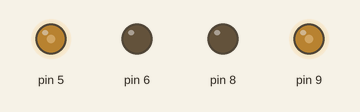
Bench run of a sketch on a simulated Arduino Uno, built with avr-gcc and run on an emulated ATmega328P. Parts: output pins drawn as LEDs (lit = HIGH).

Above: at 0.1 s.
Timing chart, 0 to 1.6 s (numbered marks = the images above):
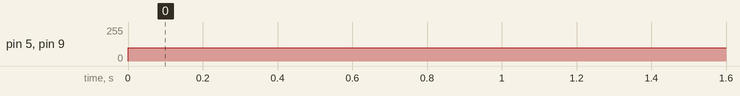

Measured:
- by itself, pin 5, pin 9: 0/255 → 100/255 at 0.00 s

The sketch:

utama.ino.ino
```cpp
#include "motor.h"
#include "RangkaBawah.h"

motor motorFR (5, 36);
motor motorFL (6, 34);
motor motorBL (8, 30);
motor motorBR (9, 32);

RangkaBawah RB ( motorFR, motorFL, motorBR, motorBL);

void setup(){
  RB.setupPin();
}

void loop(){
  RB.maju();
}                             
```

RangkaBawah.cpp
```cpp
#include "Arduino.h"
// #include "motor.h"
#include "RangkaBawah.h"

RangkaBawah::RangkaBawah(motor motorFR,motor motorFL,motor motorBR,motor motorBL){
    this->motorFR = motorFR;
    this->motorFL = motorFL;
    this->motorBR = motorBR;
    this->motorBL = motorBL;
  }

void RangkaBawah::setupPin(){
  motorFR.setupPin();
  motorFL.setupPin();
  motorBR.setupPin();
  motorBL.setupPin();
}

void RangkaBawah::maju(){
  motorFR.cw(100);
  motorFL.ccw(100);
  motorBR.cw(100);
  motorBL.ccw(100);

}
```

RangkaBawah.h
```cpp
// #include "Arduino.h"
#include "motor.h"
#ifndef RB_H
#define RB_H

class RangkaBawah{
  private:
    motor  motorFR;
    motor  motorFL;
    motor  motorBR;
    motor  motorBL;

  public:
    RangkaBawah(
      motor  motorFR,
      motor  motorFL,
      motor  motorBR,
      motor  motorBL
      );

     void setupPin();
     void maju();
};
#endif
```

motor.cpp
```cpp
#include "Arduino.h"
#include "motor.h"

motor::motor(){

}

motor::motor(int pwmpin, int selpin){
  this->pwmpin = pwmpin;
  this->selpin = selpin;
}

void motor::setupPin(){
  pinMode(this->pwmpin, OUTPUT);
  pinMode(this->selpin, OUTPUT);
}

void motor::cw(int pwm){
  analogWrite(this->pwmpin, pwm);
  digitalWrite(this->selpin, HIGH);
}

void motor::ccw(int pwm){
  analogWrite(this->pwmpin, pwm);
  digitalWrite(this->selpin, LOW);
}
```

motor.h
```cpp
#ifndef motor_H
#define motor_H

class motor {
  private:
    int pwmpin; //deklarasi pin pwm
    int selpin; //deklarasi pin selector

  public:
    motor (int pwmpin, int selpin);
    motor();
    void cw (int pwmpin);
    void ccw (int pwmpin);
    void setupPin ();
};
#endif
```
